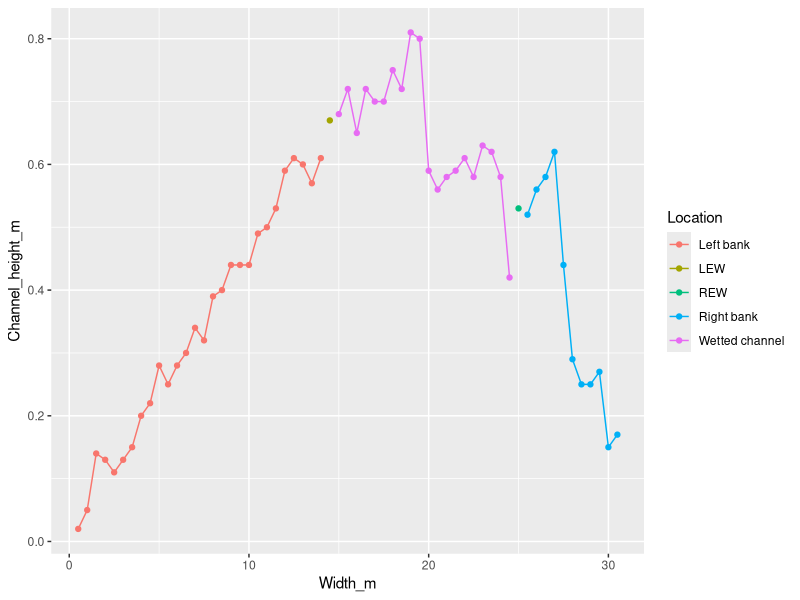
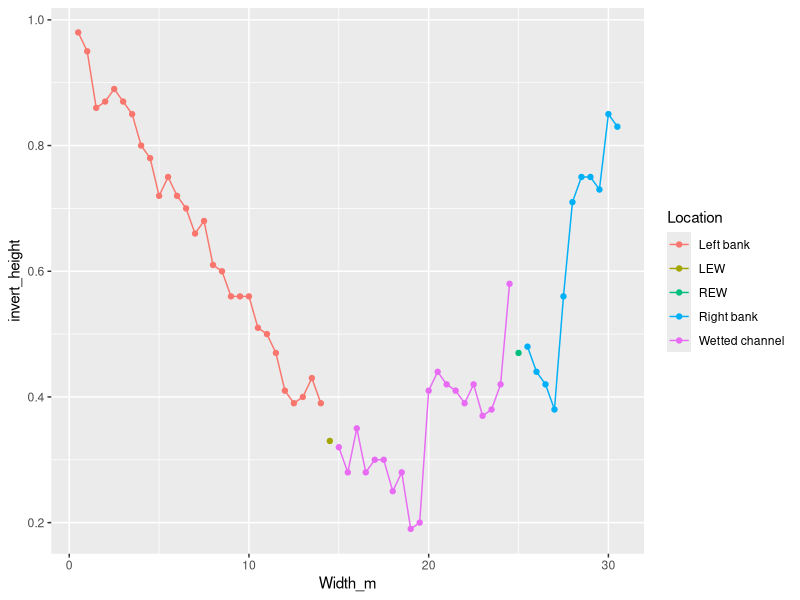
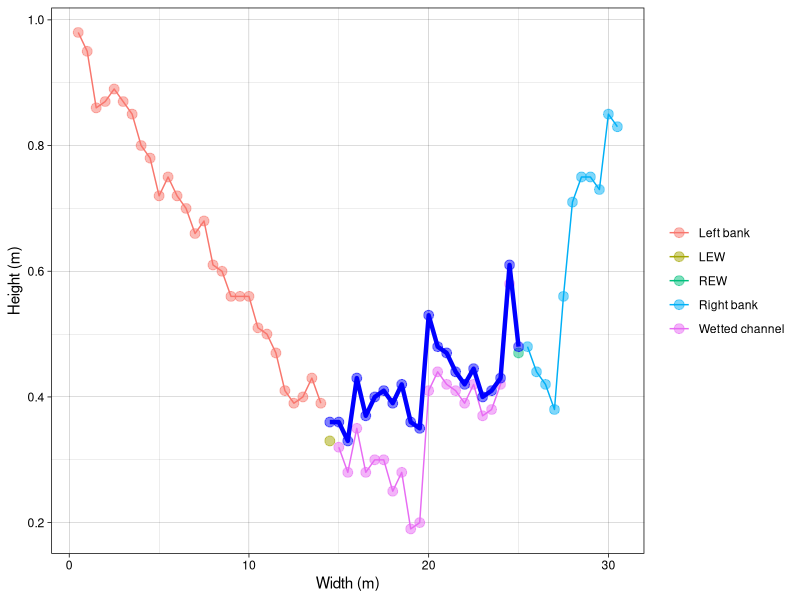

R code for these plots, in order: (Note: this script raises an error after producing the figures.)
## ---- chunk 1
knitr::opts_chunk$set(echo = TRUE, message = FALSE, warning = FALSE, results = FALSE)
## ---- chunk 2
#Packages needed for this project

library(tidyverse)
library(here)

## ---- chunk 3
df <- read_csv(here('hydrology/src_classes_spring_2022/data/channel_df.csv'))
## ---- chunk 4
df %>% 
  ggplot(aes(x = Width_m, y = Channel_height_m, color = Location)) +
  geom_point() +
  geom_line()
## ---- chunk 5
df %>% 
  mutate(invert_height = 1 - Channel_height_m) %>% 
  ggplot(aes(x = Width_m, y = invert_height, color = Location)) +
  geom_point() +
  geom_line()
  
## ---- chunk 6

df <- df %>% 
  mutate(invert_height = 1 - Channel_height_m, new_water = Water_level_m + invert_height) 

df %>% 
  ggplot() +
  geom_point(aes(x = Width_m, y = invert_height, color = Location), alpha = 0.5, size = 3) +
  geom_line(aes(x = Width_m, y = invert_height, color = Location)) +
  geom_line(aes(x = Width_m, y = new_water), color = "blue", size = 1.5) +
  geom_point(aes(x = Width_m, y = new_water), color = "blue", alpha = 0.5, size = 3)+ 
  ylab("Height (m)") +
  xlab("Width (m)") +
  theme_linedraw() +
  theme(legend.title = element_blank())

## ---- chunk 7
seq <- seq(from = 0.02, to = 0.17, length.out = 61)

df <- cbind(df, seq) %>% 
  mutate(cor_d = Channel_height_m - seq)

df <- df %>% 
  mutate(area_m2 = (lead(Width_m) - lag(Width_m)) / 2 *cor_d)

total_area <- sum(df$area_m2, na.rm = TRUE)
## ---- chunk 8
df <- df %>% 
  mutate(wetted_area_m2 = (lead(Width_m) - lag(Width_m)) / 2 *
  Water_level_m)

total_wetted_area <- sum(df$wetted_area_m2, na.rm = TRUE)
## ---- chunk 9
bf_df <- df %>% 
  filter(Width_m %in% c(1.5:28.5)) #%>% 
  select(-Water_level_m, -new_water, -invert_height)

seq_bf <- seq(from = 0.14, to = 0.25, length.out = 28)

bf_df <- cbind(bf_df, seq_bf) %>% 
  mutate(cor_d_bf = Channel_height_m - seq_bf)
  
bf_df$cor_d_bf[bf_df$cor_d_bf < 0] <- 0

mean_bf_d <- mean(bf_df$cor_d_bf)

bf_df <- bf_df %>% 
  mutate(bf_area_m2 = (lead(Width_m) - lag(Width_m)) / 2 *cor_d_bf)  

tot_bf_area <- sum(bf_df$bf_area_m2, na.rm = TRUE)

bf_df$bf_area_m2[bf_df$bf_area_m2 < 0] <- 0

## ---- chunk 10
bf_R <- mean(bf_df$cor_d_bf)

bf_V <- (1/0.03)*((bf_R)^(2/3))*((0.016)^(1/2))

bf_man_Q <- bf_V * tot_bf_area
